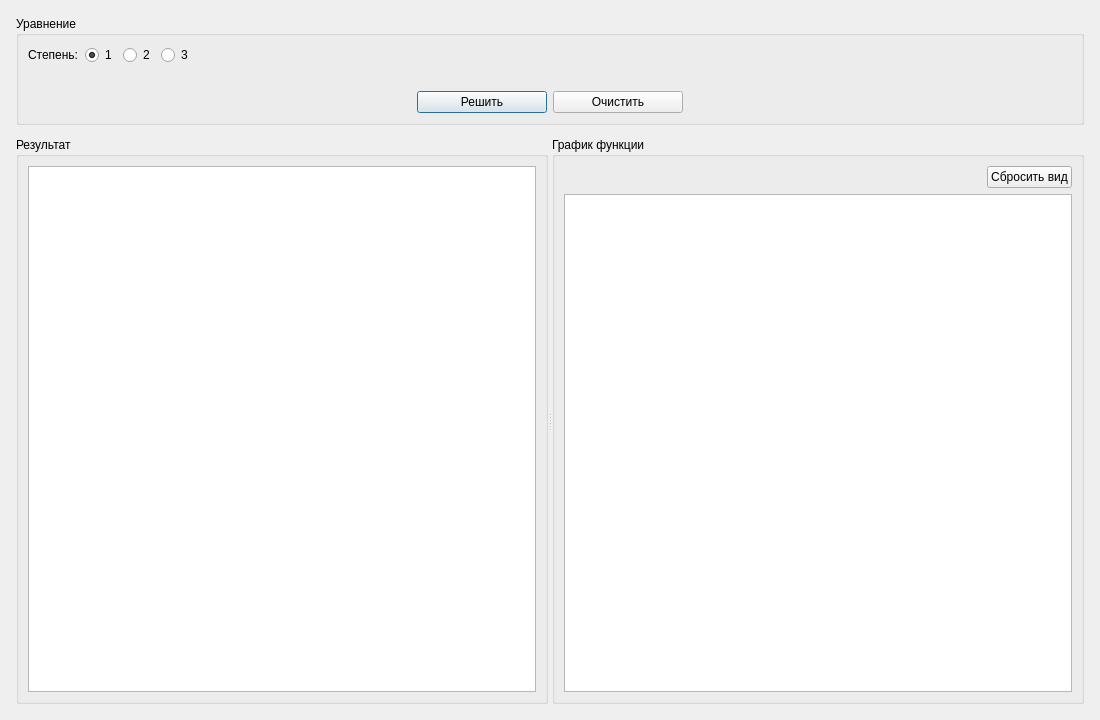
<?xml version="1.0" encoding="UTF-8"?>
<ui version="4.0">
 <class>MainWindow</class>
 <widget class="QMainWindow" name="MainWindow">
  <property name="geometry">
   <rect>
    <x>0</x>
    <y>0</y>
    <width>1100</width>
    <height>720</height>
   </rect>
  </property>
  <property name="minimumSize">
   <size>
    <width>900</width>
    <height>600</height>
   </size>
  </property>
  <property name="windowTitle">
   <string>Полиномы</string>
  </property>
  <widget class="QWidget" name="centralWidget">
   <layout class="QVBoxLayout" name="mainLayout" stretch="0,1">
    <property name="spacing">
     <number>12</number>
    </property>
    <property name="leftMargin">
     <number>16</number>
    </property>
    <property name="topMargin">
     <number>16</number>
    </property>
    <property name="rightMargin">
     <number>16</number>
    </property>
    <property name="bottomMargin">
     <number>16</number>
    </property>
    <item>
     <widget class="QGroupBox" name="equationGroup">
      <property name="enabled">
       <bool>true</bool>
      </property>
      <property name="sizePolicy">
       <sizepolicy hsizetype="Preferred" vsizetype="Preferred">
        <horstretch>0</horstretch>
        <verstretch>0</verstretch>
       </sizepolicy>
      </property>
      <property name="toolTipDuration">
       <number>-6</number>
      </property>
      <property name="title">
       <string>Уравнение</string>
      </property>
      <layout class="QVBoxLayout" name="equationGroupLayout">
       <item>
        <layout class="QHBoxLayout" name="degreeLayout">
         <item>
          <widget class="QLabel" name="degreeLabel">
           <property name="text">
            <string>Степень:</string>
           </property>
          </widget>
         </item>
         <item>
          <widget class="QRadioButton" name="degreeButton1">
           <property name="text">
            <string>1</string>
           </property>
           <property name="checked">
            <bool>true</bool>
           </property>
           <attribute name="buttonGroup">
            <string notr="true">degreeGroup</string>
           </attribute>
          </widget>
         </item>
         <item>
          <widget class="QRadioButton" name="degreeButton2">
           <property name="text">
            <string>2</string>
           </property>
           <attribute name="buttonGroup">
            <string notr="true">degreeGroup</string>
           </attribute>
          </widget>
         </item>
         <item>
          <widget class="QRadioButton" name="degreeButton3">
           <property name="text">
            <string>3</string>
           </property>
           <attribute name="buttonGroup">
            <string notr="true">degreeGroup</string>
           </attribute>
          </widget>
         </item>
         <item>
          <spacer name="degreeSpacer">
           <property name="orientation">
            <enum>Qt::Orientation::Horizontal</enum>
           </property>
           <property name="sizeHint" stdset="0">
            <size>
             <width>40</width>
             <height>20</height>
            </size>
           </property>
          </spacer>
         </item>
        </layout>
       </item>
       <item>
        <layout class="QHBoxLayout" name="equationLayout">
         <property name="spacing">
          <number>8</number>
         </property>
         <property name="leftMargin">
          <number>0</number>
         </property>
         <property name="topMargin">
          <number>0</number>
         </property>
         <property name="rightMargin">
          <number>0</number>
         </property>
         <property name="bottomMargin">
          <number>0</number>
         </property>
        </layout>
       </item>
       <item>
        <layout class="QHBoxLayout" name="errorLayout">
         <item>
          <spacer name="errorLeftSpacer">
           <property name="orientation">
            <enum>Qt::Orientation::Horizontal</enum>
           </property>
           <property name="sizeHint" stdset="0">
            <size>
             <width>40</width>
             <height>0</height>
            </size>
           </property>
          </spacer>
         </item>
         <item>
          <widget class="QLabel" name="inputErrorIcon">
           <property name="text">
            <string/>
           </property>
          </widget>
         </item>
         <item>
          <widget class="QLabel" name="inputErrorLabel">
           <property name="text">
            <string/>
           </property>
           <property name="wordWrap">
            <bool>true</bool>
           </property>
          </widget>
         </item>
         <item>
          <spacer name="errorRightSpacer">
           <property name="orientation">
            <enum>Qt::Orientation::Horizontal</enum>
           </property>
           <property name="sizeHint" stdset="0">
            <size>
             <width>40</width>
             <height>0</height>
            </size>
           </property>
          </spacer>
         </item>
        </layout>
       </item>
       <item>
        <layout class="QHBoxLayout" name="actionLayout">
         <item>
          <spacer name="actionLeftSpacer">
           <property name="orientation">
            <enum>Qt::Orientation::Horizontal</enum>
           </property>
           <property name="sizeHint" stdset="0">
            <size>
             <width>40</width>
             <height>20</height>
            </size>
           </property>
          </spacer>
         </item>
         <item>
          <widget class="QPushButton" name="solveButton">
           <property name="minimumSize">
            <size>
             <width>130</width>
             <height>0</height>
            </size>
           </property>
           <property name="text">
            <string>Решить</string>
           </property>
           <property name="default">
            <bool>true</bool>
           </property>
          </widget>
         </item>
         <item>
          <widget class="QPushButton" name="clearButton">
           <property name="minimumSize">
            <size>
             <width>130</width>
             <height>0</height>
            </size>
           </property>
           <property name="text">
            <string>Очистить</string>
           </property>
          </widget>
         </item>
         <item>
          <spacer name="actionRightSpacer">
           <property name="orientation">
            <enum>Qt::Orientation::Horizontal</enum>
           </property>
           <property name="sizeHint" stdset="0">
            <size>
             <width>40</width>
             <height>20</height>
            </size>
           </property>
          </spacer>
         </item>
        </layout>
       </item>
      </layout>
     </widget>
    </item>
    <item>
     <widget class="QSplitter" name="contentSplitter">
      <property name="orientation">
       <enum>Qt::Orientation::Horizontal</enum>
      </property>
      <property name="childrenCollapsible">
       <bool>false</bool>
      </property>
      <widget class="QGroupBox" name="resultGroup">
       <property name="title">
        <string>Результат</string>
       </property>
       <layout class="QVBoxLayout" name="resultLayout">
        <item>
         <widget class="QPlainTextEdit" name="resultBox">
          <property name="readOnly">
           <bool>true</bool>
          </property>
         </widget>
        </item>
       </layout>
      </widget>
      <widget class="QGroupBox" name="graphGroup">
       <property name="title">
        <string>График функции</string>
       </property>
       <layout class="QVBoxLayout" name="graphLayout">
        <property name="spacing">
         <number>6</number>
        </property>
        <item>
         <layout class="QHBoxLayout" name="graphHeader">
          <item>
           <spacer name="graphHeaderSpacer">
            <property name="orientation">
             <enum>Qt::Orientation::Horizontal</enum>
            </property>
            <property name="sizeHint" stdset="0">
             <size>
              <width>40</width>
              <height>20</height>
             </size>
            </property>
           </spacer>
          </item>
          <item>
           <widget class="QPushButton" name="resetViewButton">
            <property name="text">
             <string>Сбросить вид</string>
            </property>
           </widget>
          </item>
         </layout>
        </item>
        <item>
         <widget class="PolynomialSolver::UI::PolynomialChartView" name="chartView"/>
        </item>
       </layout>
      </widget>
     </widget>
    </item>
   </layout>
  </widget>
 </widget>
 <customwidgets>
  <customwidget>
   <class>PolynomialSolver::UI::PolynomialChartView</class>
   <extends>QGraphicsView</extends>
   <header>PolynomialChartView.h</header>
  </customwidget>
 </customwidgets>
 <resources/>
 <connections/>
 <buttongroups>
  <buttongroup name="degreeGroup"/>
 </buttongroups>
</ui>
